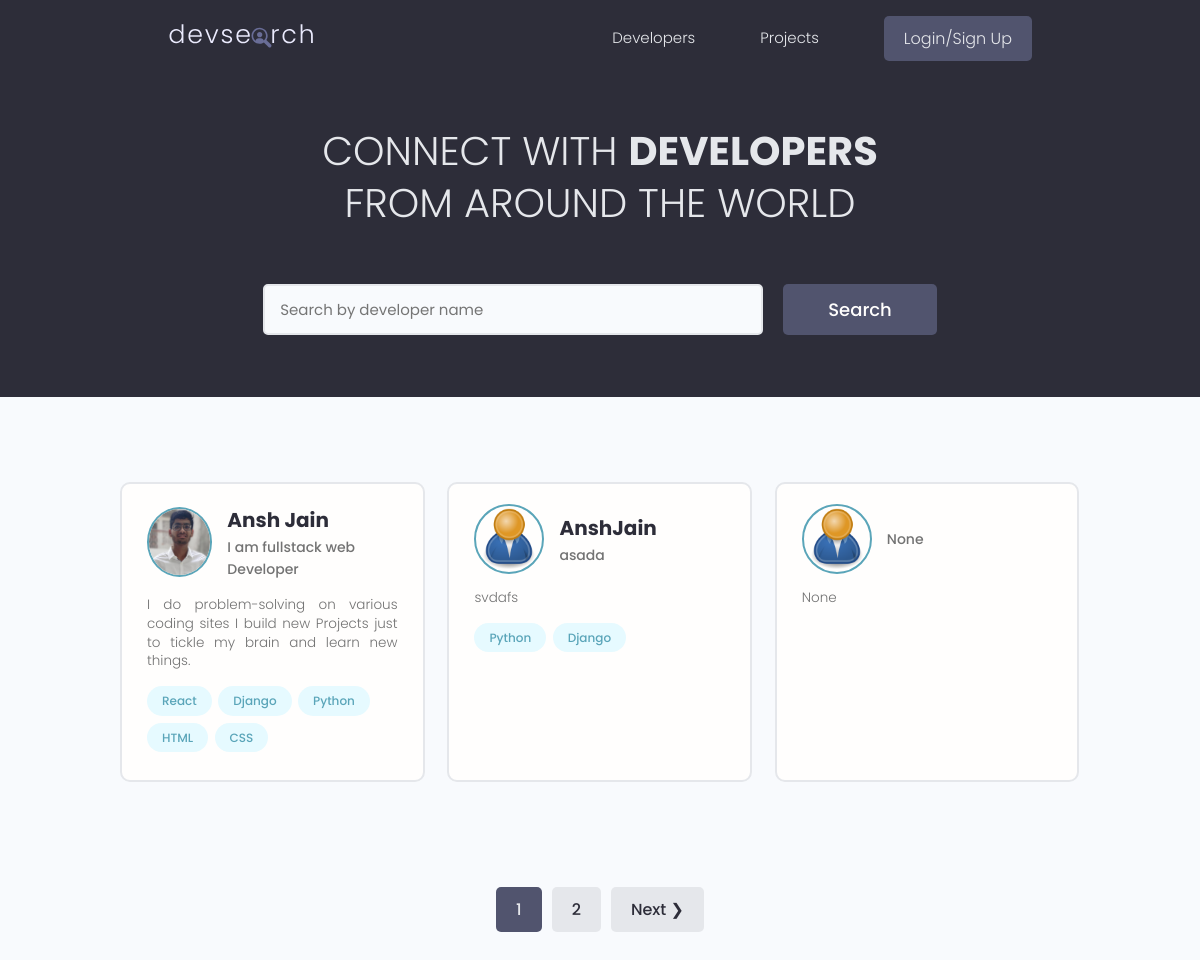
The app's page /, older data.
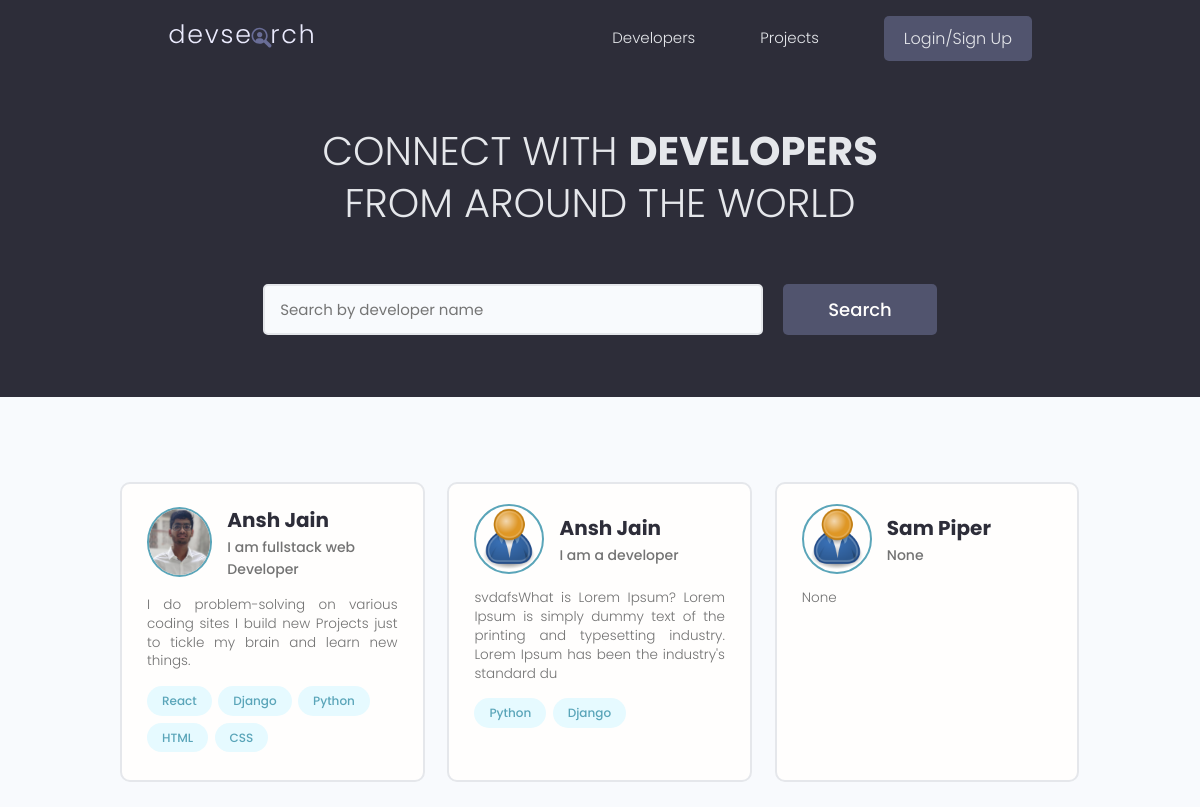
The same page, newer data.
### users/models.py (models this page shows, shortened)
class Profile(models.Model):
    user = models.OneToOneField(User, on_delete=models.CASCADE, null = True, blank = True)
    name = models.CharField(max_length=200, blank = True, null = True)
    email = models.EmailField(max_length=500, blank=True, null=True)
    username = models.CharField(max_length=200, blank = True, null = True)
    location = models.CharField(max_length=200, blank = True, null = True)
    short_intro = models.CharField(max_length=200, blank = True, null = True)
    bio = models.TextField(blank = True, null = True)
    profile_image = models.ImageField(null=True, blank=True, upload_to='profiles/', default="profiles/user-default.png")
    social_github = models.CharField(max_length=200, blank = True, null = True)
    social_twitter = models.CharField(max_length=200, blank = True, null = True)
    social_linkedin = models.CharField(max_length=200, blank = True, null = True)
    social_youtube = models.CharField(max_length=200, blank = True, null = True)
    social_website = models.CharField(max_length=200, blank = True, null = True)
    created = models.DateTimeField(auto_now_add = True)
    id = models.UUIDField(default=uuid.uuid4, unique=True, primary_key = True, editable = False)

class Skill(models.Model):
    owner = models.ForeignKey(Profile, on_delete=models.CASCADE, blank = True, null = True)
    name = models.CharField(max_length=200, blank = True, null = True)
    description = models.TextField(blank = True, null = True)
    created = models.DateTimeField(auto_now_add = True)
    id = models.UUIDField(default=uuid.uuid4, unique=True, primary_key = True, editable = False)
    def __str__(self):
        return str(self.name)

### users/views.py (the view)
# urls.py: path('', views.profiles, name="profiles"),
def profiles(request):
    profiles, search_query = searchProfiles(request)
    custom_range, profiles = paginateProfiles(request, profiles, 3)
    context = {'profiles': profiles, 'search_query' : search_query, 'custom_range':custom_range}
    return render(request, 'users/profiles.html', context)

### users/utils.py (called while the page is built)
def paginateProfiles(request, profiles, results) :
    page = request.GET.get('page')
    paginator = Paginator(profiles, results)
    try:
        profiles = paginator.page(page)
    except PageNotAnInteger :
        page = 1
        profiles = paginator.page(page)
    except EmptyPage:
        page = paginator.num_pages
        profiles = paginator.page(page)
    leftIndex = (int(page) - 4)
    if leftIndex < 1:
        leftIndex = 1
    rightIndex = (int(page) + 5)
    if rightIndex > paginator.num_pages:
        rightIndex = paginator.num_pages + 1
    custom_range = range(leftIndex, rightIndex)
    return custom_range, profiles

### users/templates/users/profiles.html (shortened to what this page needs)
{% extends 'main.html' %}
{% block content %}
  <main class="home">
    <section class="hero-section text-center">
      <div class="container container--narrow">
        <div class="hero-section__box">
          <h2>CONNECT WITH <span>DEVELOPERS</span></h2>
          <h2>FROM AROUND THE WORLD</h2>
        </div>
        <div class="hero-section__search">
          <form id='searchForm' class="form" action="{% url 'profiles' %}" method="get">
            <div class="form__field">
              <input class="input input--text" id="formInput#search" type="text" name="search_query"
                value = "{{search_query}}" placeholder="Search by developer name" />
            </div>
            <input class="btn btn--sub btn--lg" type="submit" value="Search" />
          </form>
        </div>
      </div>
    </section>
    <section class="devlist">
      <div class="container">
        <div class="grid grid--three">
           {% for profile in profiles %}
          <div class="column card">
            <div class="dev">
              <a href="{% url 'user-profile' profile.id %}" class="card__body">
                <div class="dev__profile">
                  <img class="avatar avatar--md" src="{{profile.profile_image.url}}" alt="image" />
                  <div class="dev__meta">
                    <h3>{{profile.name}}</h3>
                    <h5>{{profile.short_intro|slice:"60"}}</h5>
                  </div>
                </div>
                <p class="dev__info">{{profile.bio|slice:"150"}}</p>
                <div class="dev__skills">
                    {% for skill in profile.skill_set.all|slice:"5" %}
                  <span class="tag tag--pill tag--main">
                    <small>{{skill}}</small>
                  </span>
                  {% endfor %}
                </div>
              </a>
            </div>
          </div>
          {% endfor %}
        </div>
      </div>
    </section>
  </main>
  {% include 'pagination.html' with queryset=profiles custom_range=custom_range %}
{% endblock content %}

Row changes from the older to the newer data that the page shows:
removed Profile: profile_image (placeholder picture), short_intro "None", bio "None"
changed Profile: name "AnshJain" → "Ansh Jain"; short_intro "asada" → "I am a developer"; bio "svdafs" → "svdafsWhat is Lorem Ipsum? Lorem Ipsum is simply dummy text of the printing and typesetting industry. Lorem Ipsum has been the industry's standard du"
added Profile: profile_image (placeholder picture), name "Sam Piper", short_intro "None", bio "None"
Text that changed along with them:
list line gone: "1"
list line gone: "2"
text no longer shown: "Next ❯"
